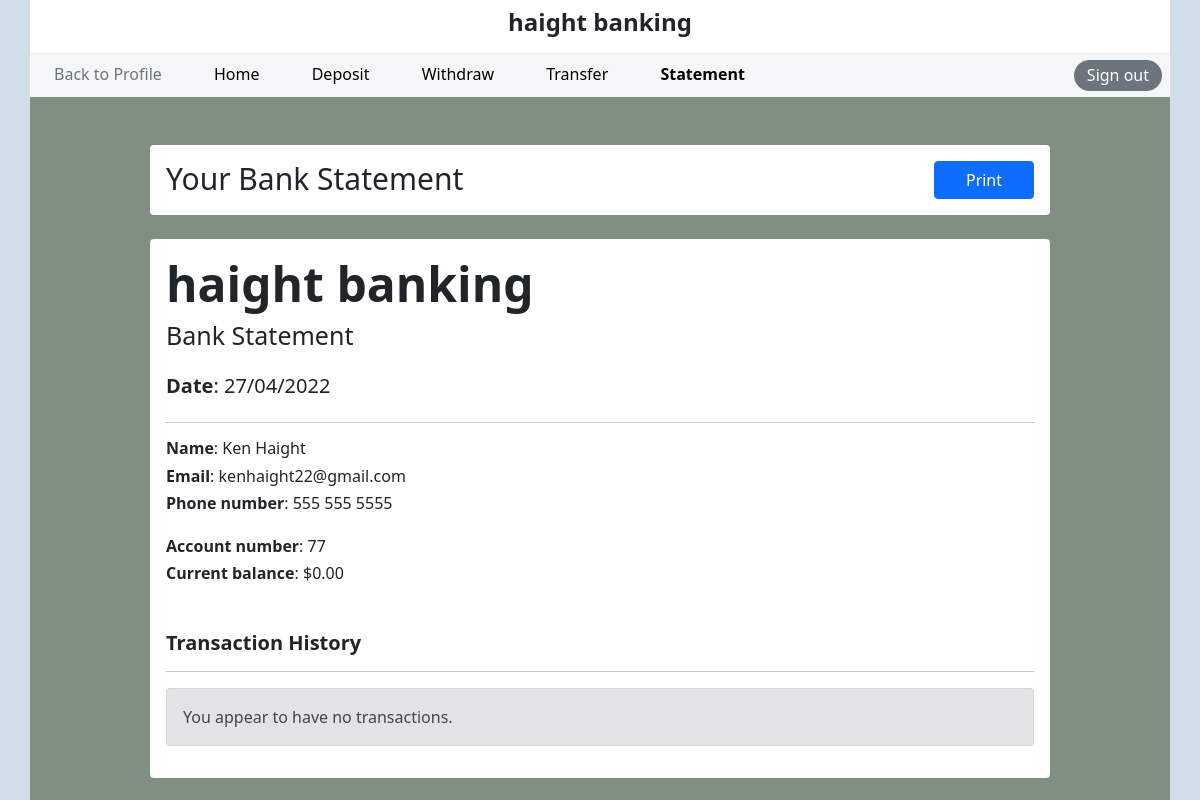
The page /statement.php?id=77 (signed in) on the database its author committed.
### tables this page shows
CREATE TABLE `users` (
  `user_id` int(11) NOT NULL,
  `first_name` varchar(20) NOT NULL,
  `last_name` varchar(20) DEFAULT NULL,
  `email_address` varchar(255) NOT NULL,
  `phone_number` varchar(15) NOT NULL,
  `username` varchar(30) NOT NULL,
  `password` varchar(255) NOT NULL
);

CREATE TABLE `accounts` (
  `account_id` int(11) NOT NULL,
  `user_id` int(11) NOT NULL,
  `balance` double NOT NULL DEFAULT '0',
  `approved` tinyint(1) DEFAULT '0'
);

### statement.php (the view, shortened to what this page needs)
<?php
$account_id = $_GET['id'];
$user_id = $_SESSION["user_id"];
$pdo = get_database_connection();
$statement = $pdo->prepare("SELECT * FROM users WHERE user_id=?");
$statement->execute(array($user_id));
$row = $statement->fetch();
$first = $row['first_name'];
$last  = $row['last_name'];
$email = $row['email_address'];
$phone = $row['phone_number'];
$statement = $pdo->prepare("SELECT * FROM accounts WHERE account_id=?");
$statement->execute(array($account_id));
$row = $statement->fetch();
$account_id = $row['account_id'];
$balance    = $row['balance'];
?>
<!doctype html>
<html>
  <head>
    <link rel="stylesheet" href="https://cdn.jsdelivr.net/npm/bootstrap@5.1.3/dist/css/bootstrap.min.css">
    <link rel="stylesheet" href="css/account.css">
    <link rel="stylesheet" href="css/statement.css">
  </head>
  <body>
    <div class="container px-0" style="background: #fff;">
        <header class="py-2 text-center print-hidden">
            <div class="container-fluid">
                <h4 class="fw-bold">haight banking</h1>
            </div>
        </header>
        <nav class="py-2 pb-1 d-flex flex-row print-hidden">
            <div class="flex-grow-1">
                <a class="mx-4 link-secondary" href="profile.php">Back to Profile</a>
                <a class="mx-4" href=<?= "account.php?id=$account_id" ?>>Home</a>
                <a class="mx-4" href=<?= "deposit.php?id=$account_id" ?>>Deposit</a>
                <a class="mx-4" href=<?= "withdraw.php?id=$account_id" ?>>Withdraw</a>
                <a class="mx-4" href=<?= "transfer.php?id=$account_id" ?>>Transfer</a>
                <a class="mx-4 fw-bold" href=<?= "statement.php?id=$account_id" ?>>Statement</a>
            </div>
            <div>
                <a href="logout.php" class="btn btn-secondary mx-2" id="sign-out-btn">Sign out</a>
            </div>
        </nav>
        <div class="py-4" style="background-color: #5B6C5DC4;">
            <div class="mx-auto mt-4 p-3 rounded d-flex print-hidden" style="background: #fff; width: 900px;">
                <div class="flex-grow-1">
                    <span class="display-6" style="font-size: 30px">Your Bank Statement</span>
                </div>
                    <button class="btn btn-primary" style="width: 100px;" onclick="window.print()">Print</button>
            </div>
            <div class="mx-auto mt-4 p-3 rounded" style="background: #fff; width: 900px;" id="statement">
                <div class="mb-3">
                    <h1 class="display-5 fw-bold">haight banking</h1>
                    <h5 class="display-6" style="font-size: 25px;">Bank Statement </h5>
                </div>
                <h5 class="my-4"><b>Date</b>: <?= date('d/m/Y') ?></h5>
                <hr>
                <div>
                    <h6><b>Name</b>: <?= "$first $last" ?></h6>
                    <h6><b>Email</b>: <?= $email ?></h6>
                    <h6><b>Phone number</b>: <?= $phone ?></h6>
                </div>
                <div class="my-4 mb-5">
                    <h6><b>Account number</b>: <?= $account_id ?></h6>
                    <h6><b>Current balance</b>: <?= "$" . number_format($balance, 2, ".", ","); ?></h6>
                </div>
                <h5 class="fw-bold">Transaction History</h5>
                <hr class="print-hidden">
                <?php
    $pdo = get_database_connection();
    $stmt1 = $pdo->prepare("SELECT * FROM account_transactions WHERE account_id=? ORDER BY time_made DESC");
    $stmt1->execute(array($account_id));
    $num_rows = $stmt1->rowCount();
    if ($num_rows == 0) {
        echo '<div class="alert alert-secondary">You appear to have no transactions.</div>';
        exit;
    }
    ?>

### css/account.css (style rules this page uses)
body { background-color: #CFDEE7; }
header { border-bottom: 0.5px solid #eee; }
nav { background-color: #f5f6f7; }
nav a { color: #000; text-decoration: none; }
#sign-out-btn { color: white; border-radius: 15px; padding: 2.5px 12px; position: relative; bottom: 2px; }

### rows shown on the page
users: first_name "Ken", last_name "Haight", email_address "kenhaight22@gmail.com", phone_number "555 555 5555"
accounts: account_id "77", balance "0.00"
